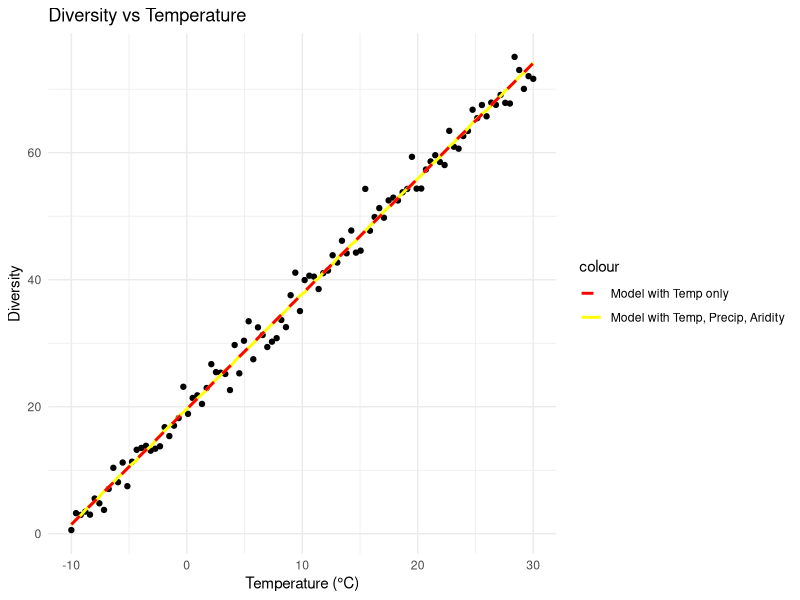

This figure's R source:
# Load necessary libraries
library(ggplot2)
library(dplyr)

# the code simulates a relationship between diversity and temperature.
# then it analyse it using temperature, precipitation and aridity.
# what model will be better, only with temperature, or with the three variables

# Set seed for reproducibility
set.seed(123)

# Simulate data
n <- 100 # Number of data points
temperature <- seq(-10, 30, length.out = n) # Temperature gradient
precipitation <- runif(n, 40, 150) # Random precipitation values
aridity <- runif(n, 0.1, 8) # Random aridity index values

# Simulate diversity as a function of temperature, precipitation, and aridity
# We assume a hypothetical relationship
diversity <- 20 + 1.8 * temperature + rnorm(n, 0, 2) #- 0.05 * precipitation - 10 * aridity

# Create a data frame
data <- data.frame(temperature, precipitation, aridity, diversity)

# Fit a linear model using temperature, precipitation, and aridity as covariates
model_full <- lm(diversity ~ temperature + precipitation + aridity, data = data)

# Fit a linear model using only temperature as a covariate
model_temp <- lm(diversity ~ temperature, data = data)

# Create predictions for plotting
data <- data %>%
  mutate(pred_full = predict(model_full),
         pred_temp = predict(model_temp))

# Plot diversity vs temperature, color-coded by model
p1 <- ggplot(data, aes(x = temperature, y = diversity)) +
  geom_point(color = "black") +
  geom_line(aes(y = pred_full, color = "Model with Temp, Precip, Aridity"), size = 1) +
  geom_line(aes(y = pred_temp, color = "Model with Temp only"), size = 1, linetype = "dashed") +
  labs(title = "Diversity vs Temperature", x = "Temperature (°C)", y = "Diversity") +
  scale_color_manual(values = c("Model with Temp, Precip, Aridity" = "yellow", "Model with Temp only" = "red")) +
  theme_minimal()

# Print the plot
print(p1) # pretty tight relationship simulated made by ChatGTP

# Compare models using summary statistics
summary(model_full)
summary(model_temp)
